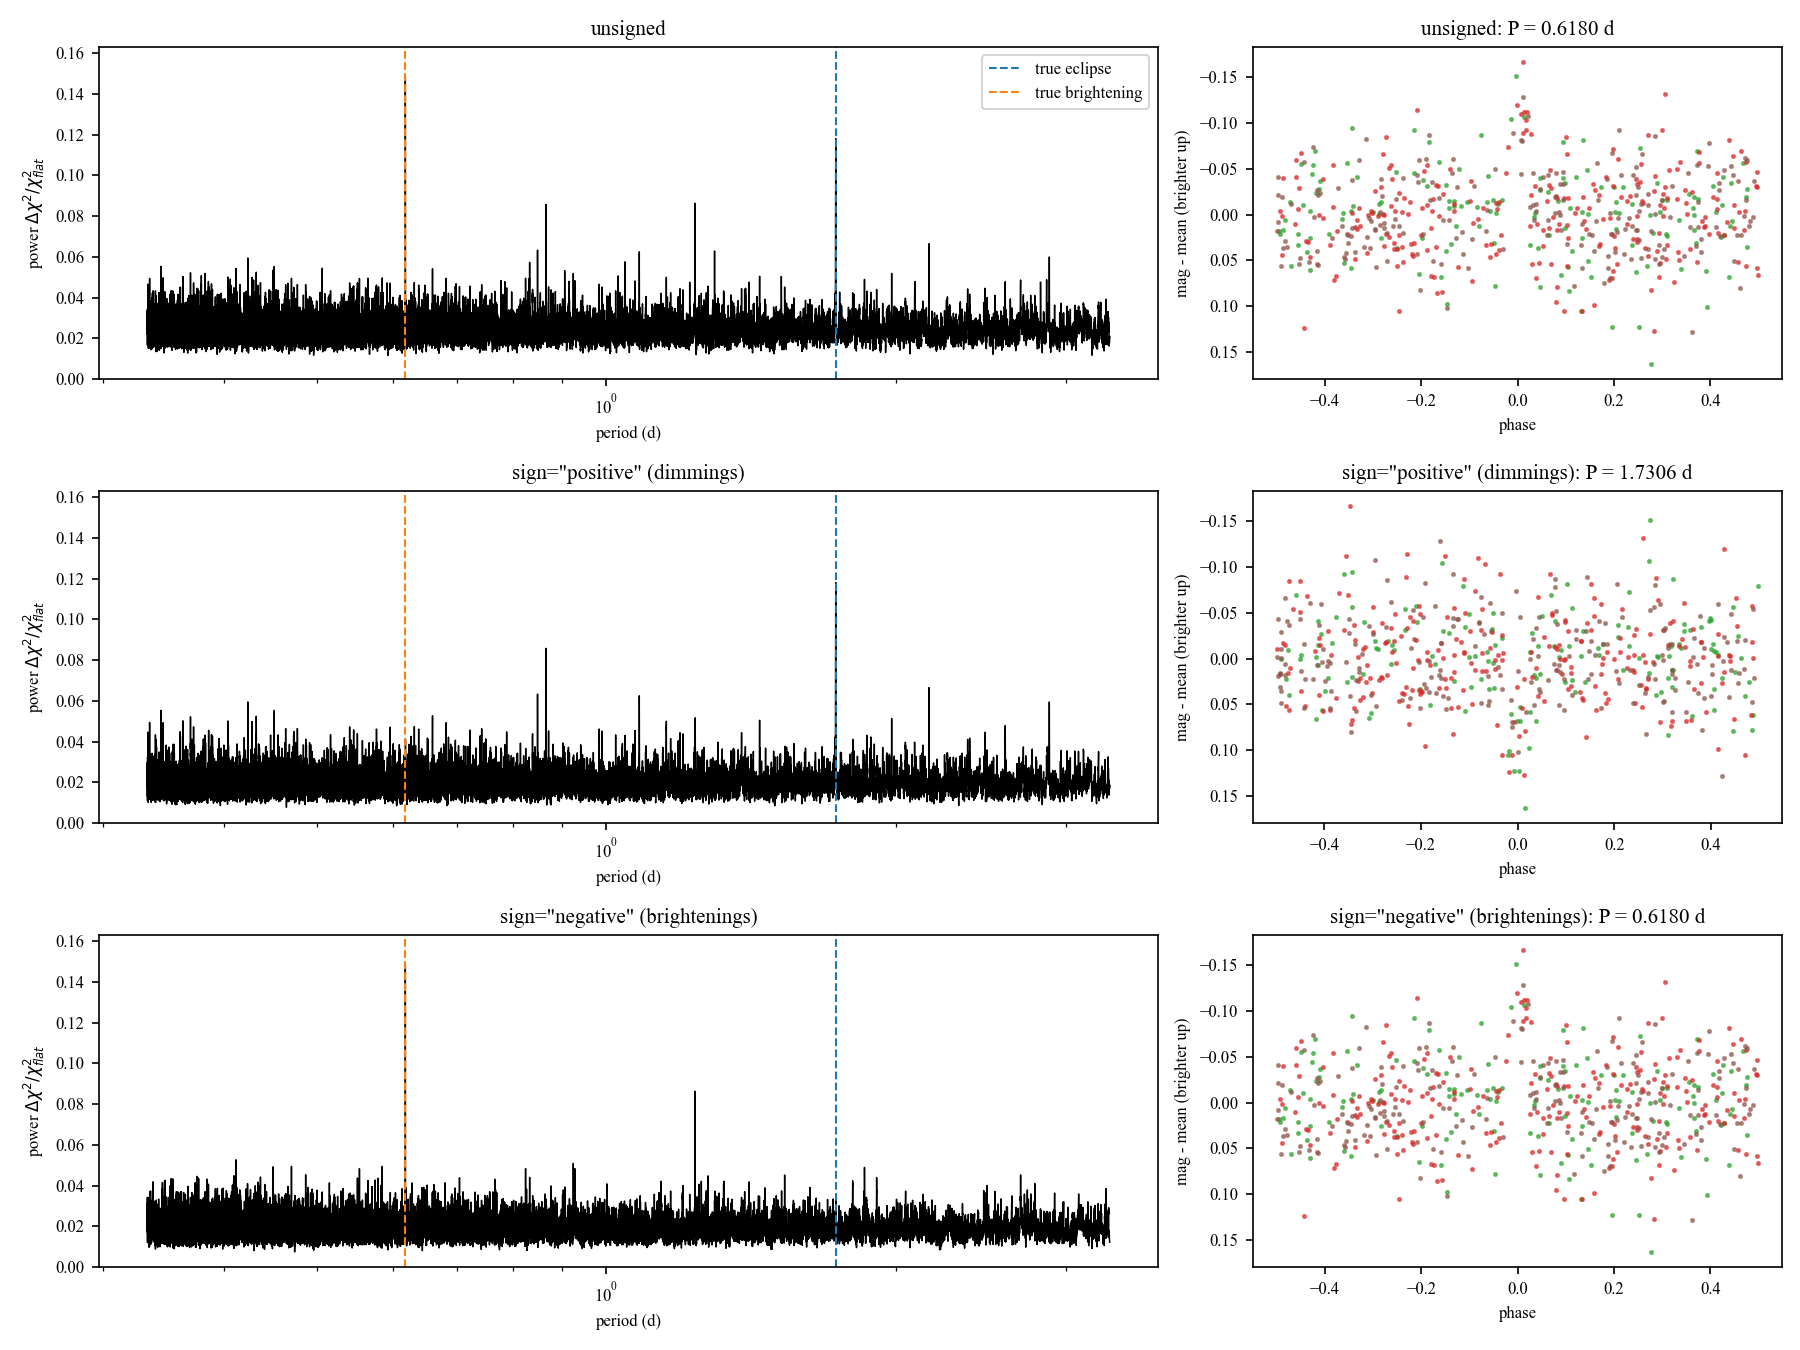

This figure's Python source:
"""Unsigned vs signed multiband BLS on a light curve with two periodic signals.

A weak, real eclipse (dimming; magnitudes go UP) at P_ECL competes with a stronger
periodic brightening (magnitudes go DOWN) at P_BRT, e.g. an outburst/systematic.
The unsigned search picks the stronger brightening; ``sign="positive"`` (dimmings only)
recovers the eclipse; ``sign="negative"`` recovers the brightening.
"""
from __future__ import annotations

import logging
from pathlib import Path

import matplotlib
matplotlib.use("Agg")
matplotlib.rcParams["text.usetex"] = False
import matplotlib.pyplot as plt
import numpy as np
import numpy.typing as npt

from multiband_bls import BLSResult, multiband_eebls_fast

logging.basicConfig(level=logging.INFO, format="%(message)s")
log = logging.getLogger("signed_example")

Array = npt.NDArray[np.float64]
P_ECL, P_BRT = 1.7305, 0.6180      # days
Q_ECL, Q_BRT = 0.05, 0.05          # fractional durations
DEPTH_ECL = {"g": 0.08, "r": 0.06, "i": 0.04}      # dimming (+mag)
DEPTH_BRT = {"g": -0.12, "r": -0.10, "i": -0.08}   # brightening (-mag)
SIGMA, BASE = 0.04, 20.0
OUT = Path(__file__).with_name("signed_search.png")


def make_bands(rng: np.random.Generator) -> dict[str, tuple[Array, Array, Array]]:
    bands = {}
    for b, n in zip("gri", (150, 250, 200)):
        t = np.sort(rng.uniform(0.0, 365.0, n))
        y = BASE + rng.normal(0.0, SIGMA, n)
        for P, q, dep in ((P_ECL, Q_ECL, DEPTH_ECL), (P_BRT, Q_BRT, DEPTH_BRT)):
            ph = ((t / P + 0.5) % 1.0) - 0.5
            y = y + dep[b] * (np.abs(ph) < q / 2)
        bands[b] = (t, y, np.full(n, SIGMA))
    return bands


def fold_panel(ax: plt.Axes, bands: dict, res: BLSResult, title: str) -> None:
    P = res.best_period
    for (b, (t, y, _)), c in zip(bands.items(), ("tab:green", "tab:red", "tab:brown")):
        ph = ((t - res.best_t0) / P + 0.5) % 1.0 - 0.5
        ax.plot(ph, y - np.mean(y), ".", ms=3, color=c, alpha=0.6, label=b)
    ax.invert_yaxis()
    ax.set_xlabel("phase"); ax.set_ylabel("mag - mean (brighter up)")
    ax.set_title(f"{title}: P = {P:.4f} d", fontsize=10)


def main() -> None:
    rng = np.random.default_rng(3)
    bands = make_bands(rng)
    freqs = np.linspace(0.3, 3.0, 40000)
    res = {s: multiband_eebls_fast(bands, freqs, q_min=0.03, q_max=0.08, sign=s)
           for s in ("both", "positive", "negative")}
    for s, r in res.items():
        log.info("%-8s best P = %.4f d  power = %.3f", s, r.best_period, r.best_power)
    log.info("truth: eclipse P = %.4f d, brightening P = %.4f d", P_ECL, P_BRT)

    fig = plt.figure(figsize=(12, 9))
    gs = fig.add_gridspec(3, 2, width_ratios=(2, 1))
    for i, (s, title) in enumerate((("both", "unsigned"), ("positive", 'sign="positive" (dimmings)'),
                                    ("negative", 'sign="negative" (brightenings)'))):
        ax = fig.add_subplot(gs[i, 0]); r = res[s]
        ax.plot(1 / r.frequency, r.power, lw=0.7, color="k")
        ax.axvline(P_ECL, color="tab:blue", ls="--", lw=1, label="true eclipse")
        ax.axvline(P_BRT, color="tab:orange", ls="--", lw=1, label="true brightening")
        ax.set_xscale("log"); ax.set_ylim(0, max(res["both"].power.max() * 1.1, 0.05))
        ax.set_xlabel("period (d)"); ax.set_ylabel(r"power $\Delta\chi^2/\chi^2_{flat}$")
        ax.set_title(title, fontsize=10)
        if i == 0:
            ax.legend(fontsize=8, loc="upper right")
        fold_panel(fig.add_subplot(gs[i, 1]), bands, r, title)
    fig.tight_layout()
    fig.savefig(OUT, dpi=150)
    log.info("saved %s", OUT)


if __name__ == "__main__":
    main()
